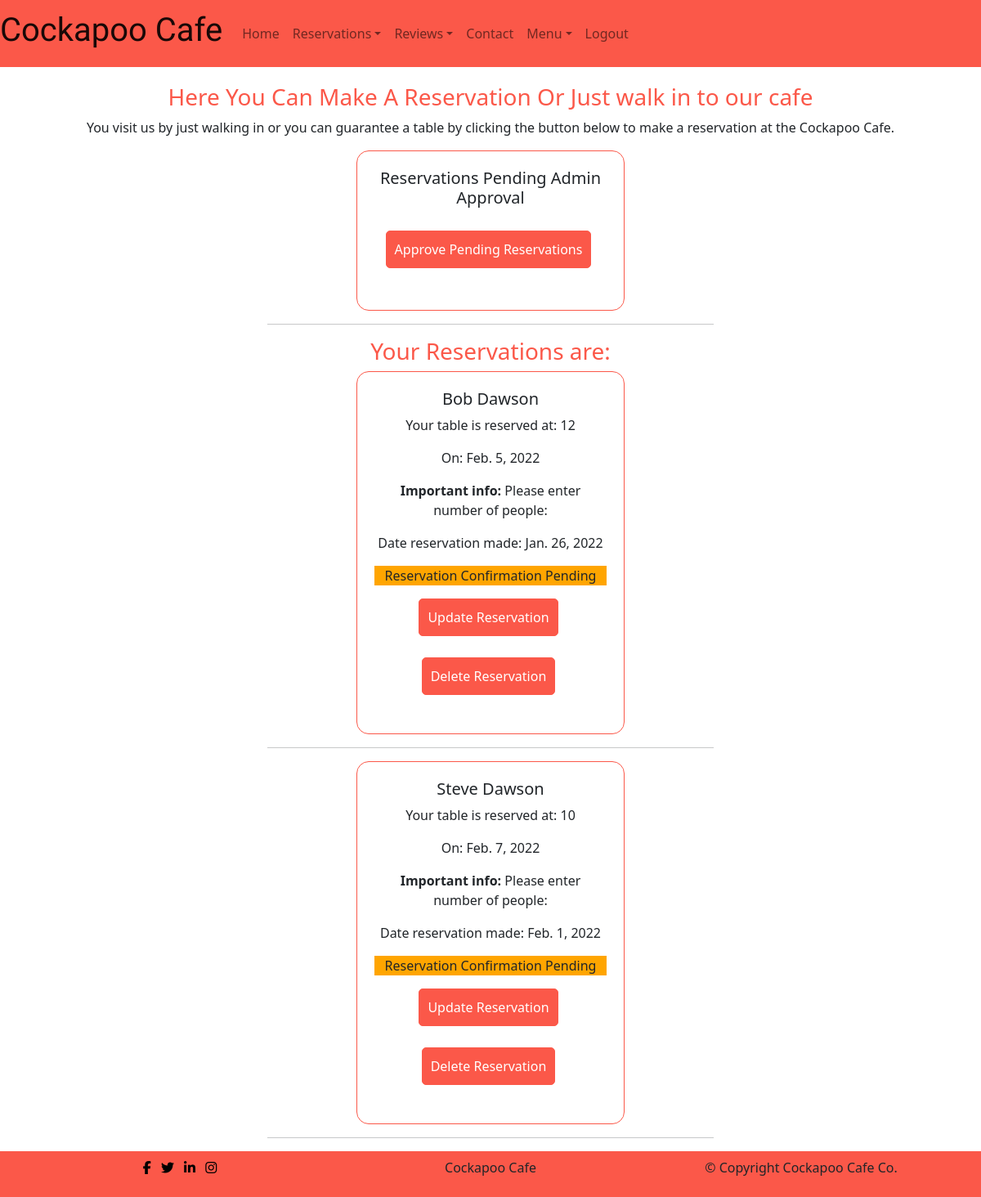
/reservation/ (signed in), run on the app's committed database.
### reservation/models.py (models this page shows, shortened)
class Reservation(models.Model):
    first_name = models.CharField(max_length=100, unique=False)
    last_name = models.CharField(max_length=100, unique=False)
    email = models.EmailField(max_length=100, unique=False)
    phone = models.CharField(validators=[Phone_Regex], max_length=60,
                             null=True, blank=True)
    time = models.CharField(max_length=100, choices=Reservation_Choices,
                            default='9')
    datetime = models.DateField(auto_now_add=False, null=True, blank=False)
    information = models.TextField(blank=False,
                                   default='Please enter number of people:')
    sent_date = models.DateField(auto_now_add=True)
    accepted = models.BooleanField(default=False)
    rejected = models.BooleanField(default=False)
    accepted_date = models.DateTimeField(auto_now=True, null=True)
    user = models.ForeignKey(User, blank=True, null=True,
                             on_delete=models.CASCADE)
    class Meta:
        ordering = ["datetime"]

### reservation/views.py (the view)
# urls.py: path('', views.ReservationListView.as_view(), name="reservation"),
class ReservationListView(LoginRequiredMixin, ListView):
    model = Reservation
    queryset = Reservation.objects.all().order_by('datetime')
    template_name = 'reservation/reservation.html'

### reservation/templates/reservation/reservation.html (shortened to what this page needs)
{% extends 'base.html' %}
{% load static %}
{% block content %}
    {% if user.is_authenticated %}
    <div class=" container">
        <div class="res-title">
            <h3>Here You Can Make A Reservation Or Just walk in to our cafe</h3>
            <p>You visit us by just walking in or you can guarantee a table by clicking the button below to make a reservation at the Cockapoo Cafe.</p>
        </div>
        {% if request.user.is_superuser %}
            <div class="row row-cols-1 row-cols-md-2 g-4 justify-content-center made-reservation">
                <div class="col">
                    <div class="card">
                        <div class="card-body text-center">
                            <h5 class="card-title">Reservations Pending Admin Approval</h5>
                            <p class="inline-flex" id="make-reservation-btn"><a class="menu-btn" href="{% url 'approve_reservation' %}">Approve Pending Reservations</a></p>
                        </div>
                    </div>
                    <hr>
                </div>
            </div>
        {% endif %}
            <div>
                <h3>Your Reservations are:</h3>
            </div>
        {% for res in object_list %}
            {% if request.user.is_superuser %}
                <div class="row row-cols-1 row-cols-md-2 g-4 justify-content-center made-reservation">
                    <div class="col">
                        <div class="card">
                            <div class="card-body text-center">
                                <h5 class="card-title">{{ res.first_name }} {{ res.last_name }}</h5>
                                <p class="card-text">Your table is reserved at: {{ res.time }}</p>
                                <p class="card-text"> On: {{ res.datetime }}</p>
                                <p class="card-text"><strong>Important info:</strong> {{ res.information }}</p>
                                <p class="card-text">Date reservation made: {{ res.sent_date }}</p>
                                {% if res.accepted %}
                                    <p class="card-text confirmed-reservation">Reservation Confirmed!: {{ res.accepted_date }}</p>
                                {% elif res.rejected %}
                                    <p class="card-text rejected-reservation">Reservation Rejected</p>
                                {% else %}
                                    <p class="card-text pending-reservation">Reservation Confirmation Pending</p>
                                {% endif %}
                                <p class="inline-flex"><a href="{% url 'update_reservation' res.id %}" class="menu-btn">Update Reservation</a></p>
                                <p class="inline-flex"><a href="{% url 'delete_reservation' res.id %}" class="menu-btn">Delete Reservation</a></p>
                            </div>
                        </div>
                        <hr>
                    </div>
                </div>
            {% endif %}
        {% endfor %}
    </div>
    {% endif %}
{% endblock %}

### static/css/style.css (style rules this page uses)
body { min-height: 100vh; display: flex; flex-direction: column; }
.menu-btn { background-color: #fb5849; color: #fff; border: 1px solid #fb5849; padding: 10px; border-radius: 5px; margin-bottom: 10px; margin-right: 5px; text-decoration: none; }
.inline-flex { display: inline-flex; }
div.card { width: 60%; margin: 0 auto; margin-bottom: 10px;; }
.card { border: 1px solid #fb5849; border-radius: 15px; padding: 5px; }
h3 { color: #fb5849; text-align: center; }
.res-title { margin: 0 auto; text-align: center; }
#make-reservation-btn { text-align: center; margin: 20px auto; }
.pending-reservation { background-color: orange; }

### data on the page
Reservation: first_name "Bob", last_name "Dawson", time "12", datetime "Feb. 5, 2022", information "Please enter number of people:", sent_date "Jan. 26, 2022", accepted "Reservation Confirmation Pending"
Reservation: first_name "Steve", last_name "Dawson", time "10", datetime "Feb. 7, 2022", information "Please enter number of people:", sent_date "Feb. 1, 2022", accepted "Reservation Confirmation Pending"
